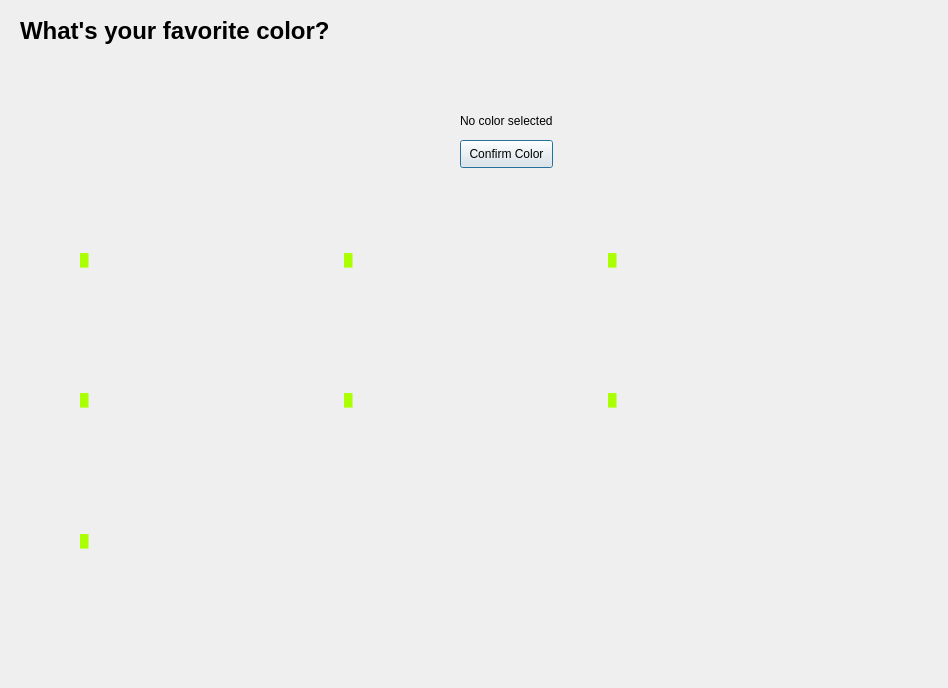
<?xml version="1.0" encoding="UTF-8"?>
<ui version="4.0">
 <class>Dialog</class>
 <widget class="QDialog" name="Dialog">
  <property name="geometry">
   <rect>
    <x>0</x>
    <y>0</y>
    <width>948</width>
    <height>688</height>
   </rect>
  </property>
  <property name="windowTitle">
   <string>Dialog</string>
  </property>
  <widget class="QLabel" name="label">
   <property name="geometry">
    <rect>
     <x>20</x>
     <y>-30</y>
     <width>441</width>
     <height>121</height>
    </rect>
   </property>
   <property name="font">
    <font>
     <pointsize>18</pointsize>
     <weight>75</weight>
     <bold>true</bold>
    </font>
   </property>
   <property name="text">
    <string>What's your favorite color?</string>
   </property>
  </widget>
  <widget class="QPushButton" name="pushButton">
   <property name="geometry">
    <rect>
     <x>460</x>
     <y>140</y>
     <width>93</width>
     <height>28</height>
    </rect>
   </property>
   <property name="text">
    <string>Confirm Color</string>
   </property>
  </widget>
  <widget class="QLabel" name="label_2">
   <property name="geometry">
    <rect>
     <x>460</x>
     <y>110</y>
     <width>131</width>
     <height>21</height>
    </rect>
   </property>
   <property name="text">
    <string>No color selected</string>
   </property>
  </widget>
  <widget class="QWidget" name="gridLayoutWidget">
   <property name="geometry">
    <rect>
     <x>80</x>
     <y>190</y>
     <width>791</width>
     <height>421</height>
    </rect>
   </property>
   <layout class="QGridLayout" name="gridLayout">
    <property name="spacing">
     <number>1</number>
    </property>
    <item row="3" column="0">
     <widget class="QLabel" name="label_6">
      <property name="palette">
       <palette>
        <active>
         <colorrole role="WindowText">
          <brush brushstyle="SolidPattern">
           <color alpha="255">
            <red>0</red>
            <green>0</green>
            <blue>0</blue>
           </color>
          </brush>
         </colorrole>
        </active>
        <inactive>
         <colorrole role="WindowText">
          <brush brushstyle="SolidPattern">
           <color alpha="255">
            <red>170</red>
            <green>255</green>
            <blue>0</blue>
           </color>
          </brush>
         </colorrole>
        </inactive>
        <disabled>
         <colorrole role="WindowText">
          <brush brushstyle="SolidPattern">
           <color alpha="255">
            <red>120</red>
            <green>120</green>
            <blue>120</blue>
           </color>
          </brush>
         </colorrole>
        </disabled>
       </palette>
      </property>
      <property name="text">
       <string>&lt;html&gt;&lt;head/&gt;&lt;body&gt;&lt;p&gt;&lt;span style=&quot; color:#aaff00;&quot;&gt;█&lt;/span&gt;&lt;/p&gt;&lt;/body&gt;&lt;/html&gt;</string>
      </property>
     </widget>
    </item>
    <item row="0" column="2">
     <widget class="QLabel" name="label_5">
      <property name="palette">
       <palette>
        <active>
         <colorrole role="WindowText">
          <brush brushstyle="SolidPattern">
           <color alpha="255">
            <red>0</red>
            <green>0</green>
            <blue>0</blue>
           </color>
          </brush>
         </colorrole>
        </active>
        <inactive>
         <colorrole role="WindowText">
          <brush brushstyle="SolidPattern">
           <color alpha="255">
            <red>170</red>
            <green>255</green>
            <blue>0</blue>
           </color>
          </brush>
         </colorrole>
        </inactive>
        <disabled>
         <colorrole role="WindowText">
          <brush brushstyle="SolidPattern">
           <color alpha="255">
            <red>120</red>
            <green>120</green>
            <blue>120</blue>
           </color>
          </brush>
         </colorrole>
        </disabled>
       </palette>
      </property>
      <property name="text">
       <string>&lt;html&gt;&lt;head/&gt;&lt;body&gt;&lt;p&gt;&lt;span style=&quot; color:#aaff00;&quot;&gt;█&lt;/span&gt;&lt;/p&gt;&lt;/body&gt;&lt;/html&gt;</string>
      </property>
     </widget>
    </item>
    <item row="0" column="0">
     <widget class="QLabel" name="label_4">
      <property name="palette">
       <palette>
        <active>
         <colorrole role="WindowText">
          <brush brushstyle="SolidPattern">
           <color alpha="255">
            <red>0</red>
            <green>0</green>
            <blue>0</blue>
           </color>
          </brush>
         </colorrole>
        </active>
        <inactive>
         <colorrole role="WindowText">
          <brush brushstyle="SolidPattern">
           <color alpha="255">
            <red>170</red>
            <green>255</green>
            <blue>0</blue>
           </color>
          </brush>
         </colorrole>
        </inactive>
        <disabled>
         <colorrole role="WindowText">
          <brush brushstyle="SolidPattern">
           <color alpha="255">
            <red>120</red>
            <green>120</green>
            <blue>120</blue>
           </color>
          </brush>
         </colorrole>
        </disabled>
       </palette>
      </property>
      <property name="text">
       <string>&lt;html&gt;&lt;head/&gt;&lt;body&gt;&lt;p&gt;&lt;span style=&quot; color:#aaff00;&quot;&gt;█&lt;/span&gt;&lt;/p&gt;&lt;/body&gt;&lt;/html&gt;</string>
      </property>
     </widget>
    </item>
    <item row="2" column="0">
     <widget class="QLabel" name="label_3">
      <property name="palette">
       <palette>
        <active>
         <colorrole role="WindowText">
          <brush brushstyle="SolidPattern">
           <color alpha="255">
            <red>0</red>
            <green>0</green>
            <blue>0</blue>
           </color>
          </brush>
         </colorrole>
        </active>
        <inactive>
         <colorrole role="WindowText">
          <brush brushstyle="SolidPattern">
           <color alpha="255">
            <red>170</red>
            <green>255</green>
            <blue>0</blue>
           </color>
          </brush>
         </colorrole>
        </inactive>
        <disabled>
         <colorrole role="WindowText">
          <brush brushstyle="SolidPattern">
           <color alpha="255">
            <red>120</red>
            <green>120</green>
            <blue>120</blue>
           </color>
          </brush>
         </colorrole>
        </disabled>
       </palette>
      </property>
      <property name="text">
       <string>&lt;html&gt;&lt;head/&gt;&lt;body&gt;&lt;p&gt;&lt;span style=&quot; color:#aaff00;&quot;&gt;█&lt;/span&gt;&lt;/p&gt;&lt;/body&gt;&lt;/html&gt;</string>
      </property>
     </widget>
    </item>
    <item row="2" column="2">
     <widget class="QLabel" name="label_7">
      <property name="palette">
       <palette>
        <active>
         <colorrole role="WindowText">
          <brush brushstyle="SolidPattern">
           <color alpha="255">
            <red>0</red>
            <green>0</green>
            <blue>0</blue>
           </color>
          </brush>
         </colorrole>
        </active>
        <inactive>
         <colorrole role="WindowText">
          <brush brushstyle="SolidPattern">
           <color alpha="255">
            <red>170</red>
            <green>255</green>
            <blue>0</blue>
           </color>
          </brush>
         </colorrole>
        </inactive>
        <disabled>
         <colorrole role="WindowText">
          <brush brushstyle="SolidPattern">
           <color alpha="255">
            <red>120</red>
            <green>120</green>
            <blue>120</blue>
           </color>
          </brush>
         </colorrole>
        </disabled>
       </palette>
      </property>
      <property name="text">
       <string>&lt;html&gt;&lt;head/&gt;&lt;body&gt;&lt;p&gt;&lt;span style=&quot; color:#aaff00;&quot;&gt;█&lt;/span&gt;&lt;/p&gt;&lt;/body&gt;&lt;/html&gt;</string>
      </property>
     </widget>
    </item>
    <item row="0" column="1">
     <widget class="QLabel" name="label_8">
      <property name="palette">
       <palette>
        <active>
         <colorrole role="WindowText">
          <brush brushstyle="SolidPattern">
           <color alpha="255">
            <red>0</red>
            <green>0</green>
            <blue>0</blue>
           </color>
          </brush>
         </colorrole>
        </active>
        <inactive>
         <colorrole role="WindowText">
          <brush brushstyle="SolidPattern">
           <color alpha="255">
            <red>170</red>
            <green>255</green>
            <blue>0</blue>
           </color>
          </brush>
         </colorrole>
        </inactive>
        <disabled>
         <colorrole role="WindowText">
          <brush brushstyle="SolidPattern">
           <color alpha="255">
            <red>120</red>
            <green>120</green>
            <blue>120</blue>
           </color>
          </brush>
         </colorrole>
        </disabled>
       </palette>
      </property>
      <property name="text">
       <string>&lt;html&gt;&lt;head/&gt;&lt;body&gt;&lt;p&gt;&lt;span style=&quot; color:#aaff00;&quot;&gt;█&lt;/span&gt;&lt;/p&gt;&lt;/body&gt;&lt;/html&gt;</string>
      </property>
     </widget>
    </item>
    <item row="2" column="1">
     <widget class="QLabel" name="label_9">
      <property name="palette">
       <palette>
        <active>
         <colorrole role="WindowText">
          <brush brushstyle="SolidPattern">
           <color alpha="255">
            <red>0</red>
            <green>0</green>
            <blue>0</blue>
           </color>
          </brush>
         </colorrole>
        </active>
        <inactive>
         <colorrole role="WindowText">
          <brush brushstyle="SolidPattern">
           <color alpha="255">
            <red>170</red>
            <green>255</green>
            <blue>0</blue>
           </color>
          </brush>
         </colorrole>
        </inactive>
        <disabled>
         <colorrole role="WindowText">
          <brush brushstyle="SolidPattern">
           <color alpha="255">
            <red>120</red>
            <green>120</green>
            <blue>120</blue>
           </color>
          </brush>
         </colorrole>
        </disabled>
       </palette>
      </property>
      <property name="text">
       <string>&lt;html&gt;&lt;head/&gt;&lt;body&gt;&lt;p&gt;&lt;span style=&quot; color:#aaff00;&quot;&gt;█&lt;/span&gt;&lt;/p&gt;&lt;/body&gt;&lt;/html&gt;</string>
      </property>
     </widget>
    </item>
   </layout>
  </widget>
  <zorder>label</zorder>
  <zorder>pushButton</zorder>
  <zorder>label_2</zorder>
  <zorder>gridLayoutWidget</zorder>
  <zorder>label_4</zorder>
 </widget>
 <resources/>
 <connections/>
</ui>
